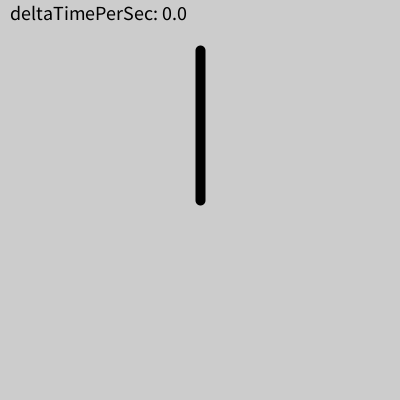
Frame 1 (no input)
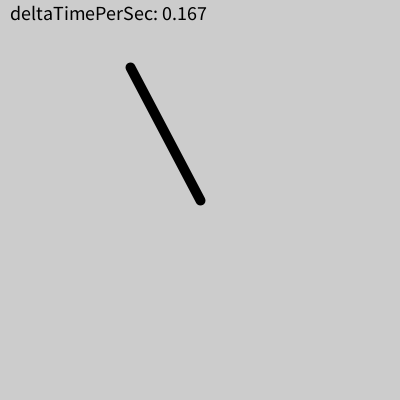
Frame 60 (the mouse pressed at the canvas centre just before this capture)
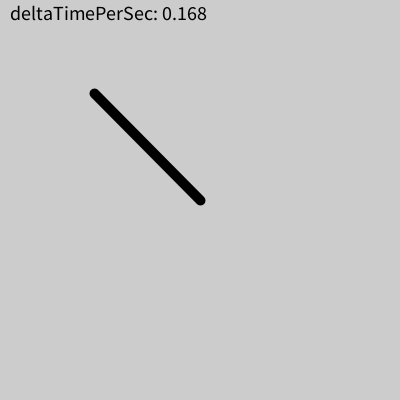
Frame 120 (the mouse held since frame 60 and released just before this capture)

The Processing sketch that drew these frames (run headless with seeded random() and noise(); from frame 60 on, the mouse is pressed at the canvas centre):

// Processing sketch: sk_anim_line_per_sec_rot
// ── sk_anim_line_per_sec_rot.pde
float fLineRot = 0;  // 線の回転角度

int secondCurrent;     // 現在の秒（0~59）
int secondPrev;        // 前フレームの秒（0~59）
float millisPrevSec;   // プログラム開始から前回の秒が変わった時までの経過時間（ミリ秒）

void setup()
{
  size( 400, 400 );
  frameRate( 30 );
  millisPrevSec = 0;
}

void draw()
{
  background( 204 );
  
  // === Time Update ===
  int secondCurrent = second();    // 現在の秒（0~60）
  float millisCurrent = millis();  // プログラムの開始から現在までの経過時間（ミリ秒）
  
  if( secondCurrent != secondPrev )
  {
    millisPrevSec = millis();
  }
  
  // 前回の描画切り替わってから現在までの経過時間（秒,0~1）
  float deltaTimePerSec = ( millisCurrent - millisPrevSec ) / 1000;
  
  // === アニメーションを記述 ===
  
  // １秒周期で一定角度回転する線
  
  pushMatrix();
  
  translate( 200, 200 );  // 画面中心へ

  // 角度更新
  fLineRot += 9 * sin( radians( 180 * deltaTimePerSec ) );
  
  if( fLineRot > 360 )  // 360°超えたらリセット
  {
    fLineRot -= 360;
  }
  
  rotate( radians( fLineRot ) );  // 回転

  // 線描画
  stroke( 0 );
  strokeWeight( 10 );
  line( 0, 0, 0, -150 );
  
  popMatrix();
  
  // 時間をデバッグ表示
  fill( 0 );
  textSize(20);
  text( "deltaTimePerSec: " + deltaTimePerSec, 10, 20 );
  
  // === Time Update ===
  secondPrev = secondCurrent;
}
